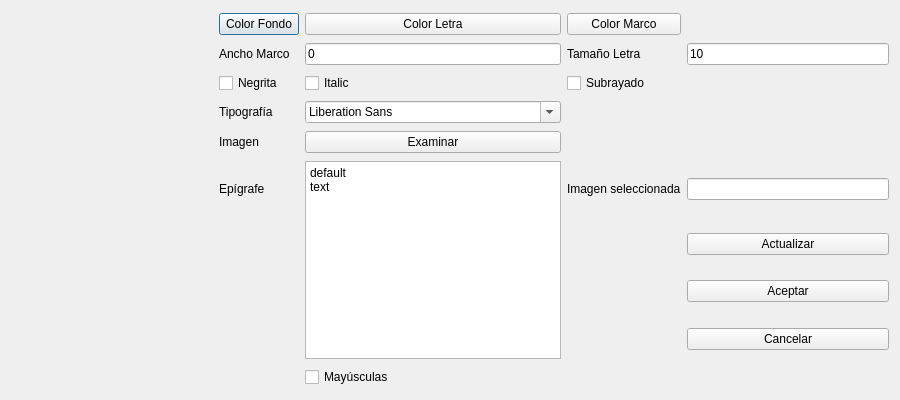
<?xml version="1.0" encoding="UTF-8"?>
<ui version="4.0">
 <class>Cambio</class>
 <widget class="QDialog" name="Cambio">
  <property name="geometry">
   <rect>
    <x>0</x>
    <y>0</y>
    <width>900</width>
    <height>400</height>
   </rect>
  </property>
  <property name="minimumSize">
   <size>
    <width>900</width>
    <height>400</height>
   </size>
  </property>
  <property name="maximumSize">
   <size>
    <width>900</width>
    <height>400</height>
   </size>
  </property>
  <property name="windowTitle">
   <string>Dialog</string>
  </property>
  <layout class="QGridLayout" name="gridLayout">
   <item row="0" column="0" rowspan="10">
    <widget class="SAACWidget" name="widget" native="true">
     <property name="sizePolicy">
      <sizepolicy hsizetype="MinimumExpanding" vsizetype="MinimumExpanding">
       <horstretch>0</horstretch>
       <verstretch>0</verstretch>
      </sizepolicy>
     </property>
     <property name="minimumSize">
      <size>
       <width>0</width>
       <height>0</height>
      </size>
     </property>
    </widget>
   </item>
   <item row="0" column="1">
    <widget class="QPushButton" name="colorFondo">
     <property name="text">
      <string>Color Fondo</string>
     </property>
    </widget>
   </item>
   <item row="0" column="2">
    <widget class="QPushButton" name="colorLetra">
     <property name="text">
      <string>Color Letra</string>
     </property>
    </widget>
   </item>
   <item row="0" column="3">
    <widget class="QPushButton" name="colorMarco">
     <property name="text">
      <string>Color Marco</string>
     </property>
    </widget>
   </item>
   <item row="1" column="1">
    <widget class="QLabel" name="label_10">
     <property name="text">
      <string>Ancho Marco</string>
     </property>
    </widget>
   </item>
   <item row="1" column="2">
    <widget class="QLineEdit" name="lineEdit_8">
     <property name="text">
      <string>0</string>
     </property>
    </widget>
   </item>
   <item row="1" column="3">
    <widget class="QLabel" name="label_4">
     <property name="text">
      <string>Tamaño Letra</string>
     </property>
    </widget>
   </item>
   <item row="1" column="4">
    <widget class="QLineEdit" name="lineEdit_4">
     <property name="text">
      <string>10</string>
     </property>
    </widget>
   </item>
   <item row="2" column="1">
    <widget class="QCheckBox" name="checkBox">
     <property name="text">
      <string>Negrita</string>
     </property>
    </widget>
   </item>
   <item row="2" column="2">
    <widget class="QCheckBox" name="checkBox_2">
     <property name="text">
      <string>Italic</string>
     </property>
    </widget>
   </item>
   <item row="2" column="3">
    <widget class="QCheckBox" name="checkBox_3">
     <property name="text">
      <string>Subrayado</string>
     </property>
    </widget>
   </item>
   <item row="3" column="1">
    <widget class="QLabel" name="label_5">
     <property name="text">
      <string>Tipografía</string>
     </property>
    </widget>
   </item>
   <item row="3" column="2">
    <widget class="QFontComboBox" name="fontComboBox"/>
   </item>
   <item row="4" column="1">
    <widget class="QLabel" name="label_6">
     <property name="text">
      <string>Imagen</string>
     </property>
    </widget>
   </item>
   <item row="4" column="2">
    <widget class="QPushButton" name="UpdateBoton_2">
     <property name="text">
      <string>Examinar</string>
     </property>
    </widget>
   </item>
   <item row="5" column="1">
    <widget class="QLabel" name="label_7">
     <property name="text">
      <string>Epígrafe</string>
     </property>
    </widget>
   </item>
   <item row="5" column="2" rowspan="4">
    <widget class="QPlainTextEdit" name="plainTextEdit">
     <property name="sizePolicy">
      <sizepolicy hsizetype="Minimum" vsizetype="Minimum">
       <horstretch>0</horstretch>
       <verstretch>0</verstretch>
      </sizepolicy>
     </property>
     <property name="plainText">
      <string>default
text</string>
     </property>
    </widget>
   </item>
   <item row="5" column="3">
    <widget class="QLabel" name="label_8">
     <property name="text">
      <string>Imagen seleccionada</string>
     </property>
    </widget>
   </item>
   <item row="5" column="4">
    <widget class="QLineEdit" name="lineEdit"/>
   </item>
   <item row="6" column="4">
    <widget class="QPushButton" name="UpdateBoton">
     <property name="text">
      <string>Actualizar</string>
     </property>
    </widget>
   </item>
   <item row="7" column="4">
    <widget class="QPushButton" name="botAceptar">
     <property name="text">
      <string>Aceptar</string>
     </property>
    </widget>
   </item>
   <item row="8" column="4">
    <widget class="QPushButton" name="botCancelar">
     <property name="text">
      <string>Cancelar</string>
     </property>
    </widget>
   </item>
   <item row="9" column="2">
    <widget class="QCheckBox" name="checkMayuscula">
     <property name="text">
      <string>Mayúsculas</string>
     </property>
    </widget>
   </item>
  </layout>
 </widget>
 <customwidgets>
  <customwidget>
   <class>SAACWidget</class>
   <extends>QWidget</extends>
   <header>../SAACWidget.h</header>
   <container>1</container>
  </customwidget>
 </customwidgets>
 <resources/>
 <connections/>
</ui>
